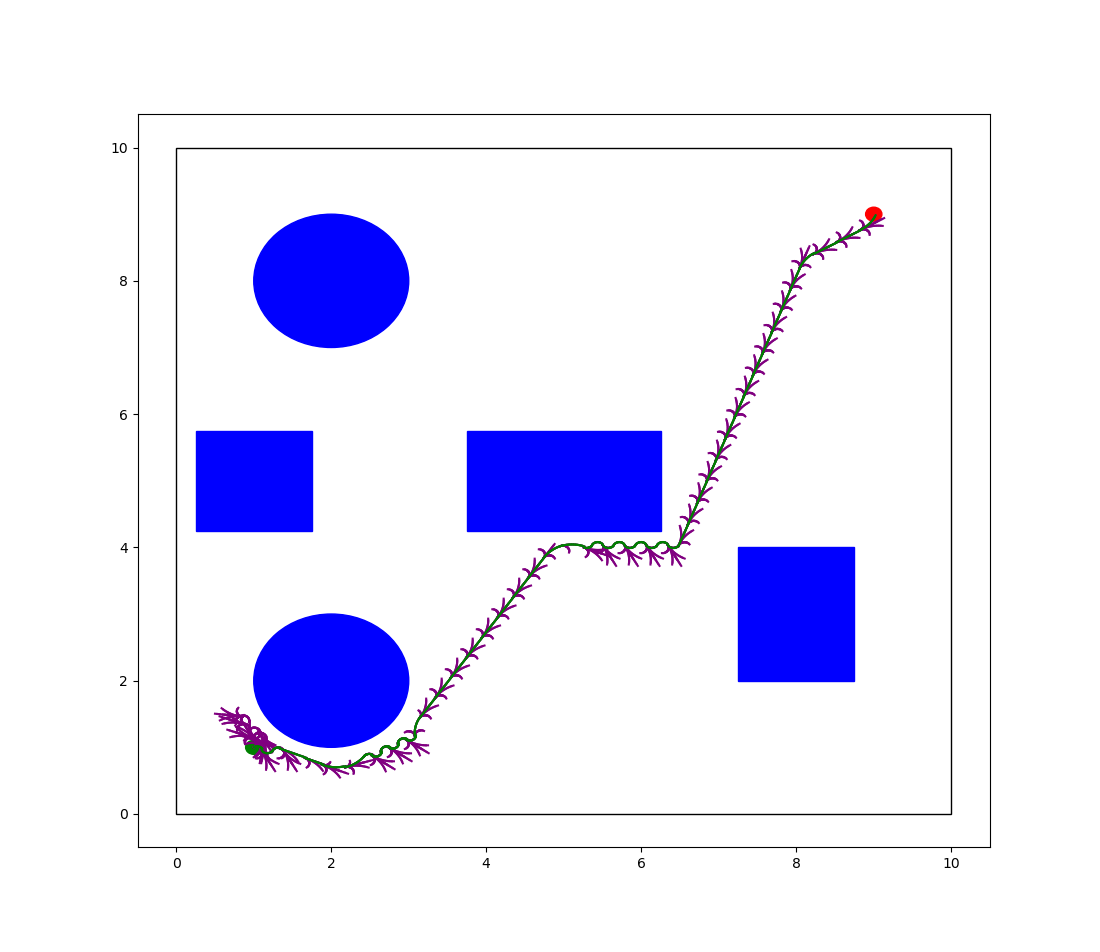

The Python source for this figure:
#!/usr/bin/env python
# -*-coding:utf-8 -*-
'''
@File    :   proj3_2.py
@Time    :   2022/04/20 01:55:14
@Author  :   Cheng Liu 
@Version :   1.0
@Contact :   [email redacted]
@License :   (C)Copyright 2022-2023, Cheng Liu
@Desc    :   None
'''
# for testing: start: 1 1 theta: 30 goat: 9 9 clearance: 0.1
from matplotlib import animation
import matplotlib.pyplot as plt
import numpy as np
import math
import heapq
import cv2
from PIL import Image


radius = 0.105
RPM1 = 10.0
RPM2 = 7.0
path =[]

class Node:
    """
    Node class : This class is built to store the node information.
    For each node, its neighbours, parents & distance to reach that node is stored.
    """

    def __init__(self, i, j, endI, endJ, theta):
        self.i = i
        self.j = j
        self.theta = theta
        self.costToCome = 0.0
        self.costToGo = 2.5*(math.sqrt((i - endI) ** 2 + (j - endJ) ** 2))
        self.cost = None
        self.neighbours = {}
        self.valid_actions = {}
        self.parent = None

    def __lt__(self, other):
        return self.cost < other.cost

class graph:
    """
    graph class : This class defines all methods to generate a graph and perform AStar Algorithm.
    """

    def __init__(self, start, end, RPM1, RPM2, CLEARANCE):
        self.visited = {}
        self.startI = start.i
        self.startJ = start.j
        self.endI = end.i
        self.endJ = end.j
        self.RPM1 = RPM1
        self.RPM2 = RPM2
        self.CLR = CLEARANCE + radius

    def getNeighbours(self, currentNode):
        """
        Description: Returns neighbours for the currentNode.
        """
        i, j, theta = currentNode.i, currentNode.j, currentNode.theta
        neighbours = {}
        valid_actions = {}
        actions = [[0, self.RPM1], [self.RPM1, 0], [self.RPM1, self.RPM1], [0, self.RPM2], [self.RPM2, 0], [self.RPM2, self.RPM2], [self.RPM1, self.RPM2], [self.RPM2, self.RPM1]]
        for UL, UR in actions:
            x, y, newTheta, distance = self.cost(i,j,theta,UL,UR)
            if (not self.isOutsideArena(x, y)) and (not self.isAnObstacle(x, y)):
                newNode = Node(x, y, self.endI, self.endJ, newTheta)
                neighbours[newNode] = distance
                valid_actions[newNode] = [UL, UR]
        return neighbours, valid_actions

    def inside_rect1(self,x,y):
        return (y-5.75-self.CLR<=0 and x-1.75-self.CLR<=0 and -y+4.25-self.CLR<=0 and -x+0.25-self.CLR<=0)

    def inside_rect2(self,x,y):
        return (y-5.75-self.CLR<=0 and x-6.25-self.CLR<=0 and -y+4.25-self.CLR<=0 and -x+3.75-self.CLR<=0)
                
    def inside_rect3(self,x,y):
        return (y-4-self.CLR<=0 and x-8.75-self.CLR<=0 and -y+2-self.CLR<=0 and -x+7.25-self.CLR<=0)

    def inside_circle1(self,x,y):
        return ((x-2)**2+(y-8)**2-(1+self.CLR)**2<=0)

    def inside_circle2(self,x,y):
        return ((x-2)**2+(y-2)**2-(1+self.CLR)**2<=0)

    def generate_map(self):
        fig, ax = plt.subplots(figsize=(11,11))
        rect = plt.Rectangle((0,0), 10, 10, color='black', fill=False)
        circle1 = plt.Circle((2,2), 1, color='blue')
        circle2 = plt.Circle((2,8), 1, color='blue')
        rect1 = plt.Rectangle((0.25,4.25), 1.5, 1.5, color='blue')
        rect2 = plt.Rectangle((3.75,4.25), 2.5, 1.5, color='blue')
        rect3 = plt.Rectangle((7.25,2), 1.5, 2, color='blue')
        start = plt.Circle((self.startI,self.startJ), 0.105, color='green')
        end = plt.Circle((self.endI, self.endJ), 0.105, color='red')
        ax.add_patch(circle1)
        ax.add_patch(circle2)
        ax.add_patch(rect1)
        ax.add_patch(rect2)
        ax.add_patch(rect3)
        ax.add_patch(rect)
        ax.add_patch(start)
        ax.add_patch(end)
        plt.xlim([-0.5, 10.5])
        plt.ylim([-0.5, 10.5])
        return fig
        
    def getRoundedNumber(self, i):
        i = 50*i
        i = int(i)
        i = i/50
        return i

    def cost(self, Xi,Yi,Thetai,UL,UR):
        t = 0
        r = 0.033
        L = 0.16
        dt = 0.1
        Xn=Xi
        Yn=Yi
        Thetan = 3.14 * Thetai / 180
        # Xi, Yi,Thetai: Input point's coordinates
        # Xs, Ys: Start point coordinates for plot function
        # Xn, Yn, Thetan: End point coordintes
        D=0
        while t<1:
            t = t + dt
            Xs = Xn
            Ys = Yn
            Xn += 0.5*r * (UL + UR) * math.cos(Thetan) * dt
            Yn += 0.5*r * (UL + UR) * math.sin(Thetan) * dt
            Thetan += (r / L) * (UR - UL) * dt
            D=D+ math.sqrt(math.pow((0.5*r * (UL + UR) * math.cos(Thetan) * dt),2)+math.pow((0.5*r * (UL + UR) * math.sin(Thetan) * dt),2))
        Thetan = 180 * (Thetan) / 3.14
        Xn = self.getRoundedNumber(Xn)
        Yn = self.getRoundedNumber(Yn)
        return Xn, Yn, Thetan, D

    def plot_curve(self, node, UL, UR, color):
        t = 0
        r = 0.033
        L = 0.16
        dt = 0.1
        Xn=node.i
        Yn=node.j
        Thetan = 3.14 * node.theta / 180
        # Xi, Yi,Thetai: Input point's coordinates
        # Xs, Ys: Start point coordinates for plot function
        # Xn, Yn, Thetan: End point coordintes
        ax = plt.gca()
        while t<1:
            t = t + dt
            Xs = Xn
            Ys = Yn
            Xn += 0.5*r * (UL + UR) * math.cos(Thetan) * dt
            Yn += 0.5*r * (UL + UR) * math.sin(Thetan) * dt
            Thetan += (r / L) * (UR - UL) * dt
            plt.plot([Xs, Xn], [Ys, Yn], color=color)
        Thetan = 180 * (Thetan) / 3.14
        return Xn, Yn, Thetan

    def isInTargetArea(self, i, j):
        """
        Description: Checks if the currentnode is in target area to terminal the program
        Input: Current Node co-ordinates
        Output: Boolean
        """
        if (i - self.endI) ** 2 + (j - self.endJ) ** 2 - 0.01 <= 0:
            return True
        else:
            return False

    def backTrack(self, child):
        """
        Description: Backtracking from the finishing node to the start node.
        Input: Ending Node
        Output: A animation of the path generated.
        """
        while child != None:
            path.append(child)
            print(child.i, child.j, "Path")
            child = child.parent
        return True

    def performAStar(self, start):
        """
        Description: Defining initial constants - Visited array, Rows, Cols, Target String.
        Input: Starting and ending node for the robot to browse.
        Output: Returns True or False to define if an optimal path can be found or not.
        """
        print("Finding path...")
        priorityQueue = []
        visited_list = {}
        heapq.heappush(priorityQueue, (start.cost, start))
        while len(priorityQueue):
            currentNode = heapq.heappop(priorityQueue)
            currentNode = currentNode[1]
            if self.isInTargetArea(currentNode.i, currentNode.j):
                print("Found a path!")
                return True

            if tuple([currentNode.i, currentNode.j]) in visited_list:
                continue
            visited_list[tuple([currentNode.i, currentNode.j])] = True

            currentDistance = currentNode.costToCome
            neighbours, valid_actions = self.getNeighbours(currentNode)
            currentNode.neighbours = neighbours
            currentNode.valid_actions = valid_actions
            for neighbourNode, newDistance in neighbours.items():
                neighbourNode.costToCome = currentDistance + newDistance
                neighbourNode.cost = neighbourNode.costToCome + neighbourNode.costToGo
                neighbourNode.parent = currentNode
                heapq.heappush(priorityQueue, (neighbourNode.cost, neighbourNode))
                #print((neighbourNode.i, neighbourNode.j))
        print("Cannot find a path :(")
        return False

    def visualizeAStar(self, start):
        """
        Description: Visualization of the algorithm.
        Input: Starting and ending node for the robot to browse.
        Output: A animation of nodes which are browsed and the path generated.
        """
        fig = self.generate_map()
        visited_list = {}
        priorityQueue = []
        video = cv2.VideoWriter('proj3_2.avi', cv2.VideoWriter_fourcc(*'DIVX'), 15, (1100,952))
        heapq.heappush(priorityQueue, (start.cost, start))
        while len(priorityQueue):

            currentNode = heapq.heappop(priorityQueue)
            currentNode = currentNode[1]

            if self.isInTargetArea(currentNode.i, currentNode.j):
                self.backTrack(currentNode)
                print("Distance Required to reach from start to end is:", currentNode.costToCome)
                path.reverse()
                for index in range(len(path)-1):
                    node = path[index]
                    action = node.valid_actions[path[index+1]]
                    self.plot_curve(node, action[0], action[1], "green")
                    fig.canvas.draw()
                    fig.canvas.flush_events()
                    img = self.fig2img(fig)
                    video.write(img)
                    plt.pause(0.0001)
                    plt.show(block=False)
                cv2.destroyAllWindows()
                video.release()
                return

            if tuple([currentNode.i, currentNode.j]) in visited_list:
                continue
            visited_list[tuple([currentNode.i, currentNode.j])] = True

            for neighbourNode, action in currentNode.valid_actions.items():
                self.plot_curve(currentNode,action[0],action[1],"purple")

            for neighbourNode, newDistance in currentNode.neighbours.items():
                heapq.heappush(priorityQueue, (neighbourNode.cost, neighbourNode))
            fig.canvas.draw()
            fig.canvas.flush_events()
            img = self.fig2img(fig)
            video.write(img)
            plt.pause(0.0001)
            plt.show(block=False)
        return

    def fig2img(self, fig):
        """Convert a Matplotlib figure to a PIL Image and return it"""
        fig.savefig("test.png")
        img = cv2.imread("test.png")
        return img

    def isAnObstacle(self, x, y):
        """
        Description: Checks if the point (x,y) is inside an obstacle or not.
        Input: Point with co-ordinates (x,y)
        Output: True or False
        """
        return self.inside_rect1(x,y) or self.inside_rect2(x,y) or self.inside_rect3(x,y) or self.inside_circle1(x,y) or self.inside_circle2(x,y)

    def isOutsideArena(self, x, y):
        """
        Description: Checks if the point (x,y) is outside the areana or not.
        Input: Point with co-ordinates (x,y)
        Output: True or False
        """
        return  x < self.CLR or y < self.CLR or x > 10 - self.CLR or y > 10 - self.CLR

    def check_valid(self):
        if self.isAnObstacle(self.startI, self.startJ) or self.isOutsideArena(self.startI, self.startJ):
            print("start position is not valid")
            return True
        elif self.isAnObstacle(self.endI, self.endJ) or self.isOutsideArena(self.endI, self.endJ):
            print("goal position is not valid")
            return True
        elif self.CLR < 0.105: 
            print("clearence is not valid")
            return True
        else:
            return False
    
def main():
    x1, y1 = input("Enter the x and y coordiante of the start point: ").split()
    x1, y1 = float(x1), float(y1)
    thetaStart = int(input("Enter the start theta: "))
    x2, y2 = input("Enter the x and y coordiante of the goal point: ").split()
    x2, y2 = float(x2), float(y2)
    RPM1, RPM2 = input("Enter RPM1 and RPM2, default values are 10, 7: ").split() or 10, 7
    RPM1, RPM2 = int(RPM1), int(RPM2)
    CLEARANCE = float(input("Enter the clearance: "))
    start = Node(x1, y1, x2, y2, thetaStart)
    end = Node(x2, y2, x2, y2, 0)
    while True:
        map = graph(start, end, RPM1, RPM2, CLEARANCE)
        if map.check_valid():
            start.i, start.j = input("Enter the x and y coordiante of the start point: ").split()
            start.i, start.j = float(start.i), float(start.j)
            start.theta = int(input("Enter the start theta: "))
            end.i, end.j = input("Enter the x and y coordiante of the goal point: ").split()
            end.i, end.j = float(end.i), float(end.j)
            RPM1, RPM2 = input("Enter RPM1 and RPM2, default values are 10, 7: ").split() or 10, 7
            RPM1, RPM2 = int(RPM1), int(RPM2)
            CLEARANCE = float(input("Enter the clearance: "))
        else: 
            break
    success = map.performAStar(start)
    if success:
        map.visualizeAStar(start)


if __name__ == '__main__':
    main()
 

    
